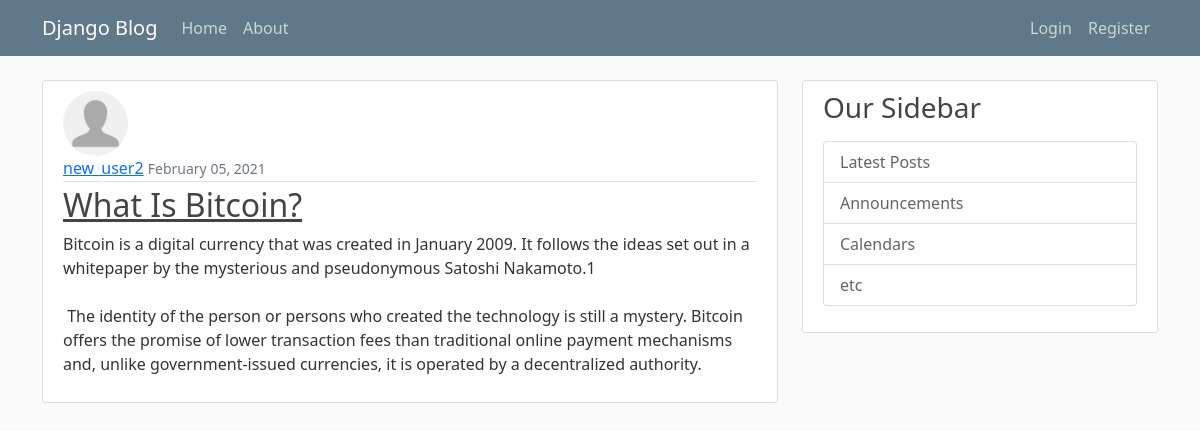
Page /post/9 on the committed database.
### blog/models.py (models this page shows, shortened)
class Post(models.Model):
    title = models.CharField(max_length=100)
    content = models.TextField()
    date_posted = models.DateTimeField(default=timezone.now)
    author = models.ForeignKey(User, on_delete=models.CASCADE)

### users/models.py (models this page shows, shortened)
class Profile(models.Model):
    user = models.OneToOneField(User, on_delete=models.CASCADE)
    image = models.ImageField(default='default.png', upload_to='profile_pics')

### blog/views.py (the view)
# urls.py: path('post/<int:pk>', views.PostDetailView.as_view(), name='detail'),
class PostDetailView(generic.DetailView):
    model = Post
    template_name = 'blog/detail.html'

### blog/templates/blog/detail.html (shortened to what this page needs)
{% extends 'blog/base.html' %}
{% block content %}
<article class="media content-section">
  <img class="rounded-circle article-img" src="{{post.author.profile.image.url }}" alt="">
  <div class="media-body">
    <div class="article-metadata">
      <a class="mr-2" href="#">{{ post.author }}</a>
      <small class="text-muted">{{ post.date_posted | date:'F d, Y'}}</small>
    </div>
    <h2><a class="article-title" href="#">{{ post.title }}</a></h2>
    <p class="article-content">{{ post.content }}</p>
  </div>
</article>
{% endblock %}

### blog/static/blog/main.css (style rules this page uses)
body { background: #fafafa; color: #333333; margin-top: 5rem; }
h1, h2, h3, h4, h5, h6 { color: #444444; }
.content-section { background: #ffffff; padding: 10px 20px; border: 1px solid #dddddd; border-radius: 3px; margin-bottom: 20px; }
.article-title { color: #444444; }
.article-content { white-space: pre-line; }
.article-img { height: 65px; width: 65px; margin-right: 16px; }
.article-metadata { padding-bottom: 1px; margin-bottom: 4px; border-bottom: 1px solid #e3e3e3 }

### rows in the picture
Post: author.profile.image (placeholder picture), author "new_user2", date_posted "February 05, 2021", title "What Is Bitcoin?", content "Bitcoin is a digital currency that was created in January 2009. It follows the ideas set out in a whitepaper by the mysterious and pseudonymous Satoshi Nakamoto.1 The identity of the person or persons who created the technology is still a mystery. Bitcoin offers the promise of lower transaction fees than traditional online payment mechanisms and, unlike government-issued currencies, it is operated by a decentralized authority."
